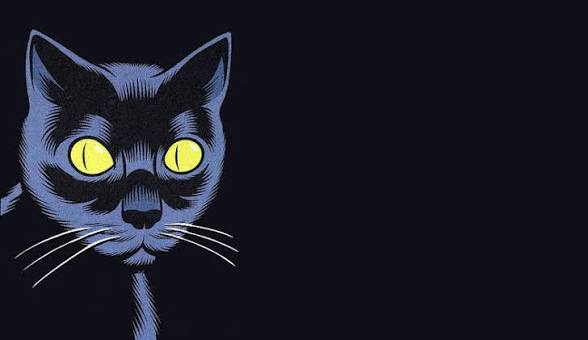
#> input picture Ricifier/backend/wall1.jpg, 588 x 340 px; its folder holds only this picture in this run
$ python test_theme.py wall1.jpg
#> lines starting #> are read from the running program, lines starting #| are printed output that depends on the picture
### Ricifier/backend/processor.py
import numpy as np
from PIL import Image

def _to_oklab(rgb):
    """Convert (N,3) sRGB values in 0-1 to OKLab, where distance matches human perception."""
    c = np.where(rgb <= 0.04045, rgb / 12.92, ((rgb + 0.055) / 1.055) ** 2.4)
    r, g, b = c[:, 0], c[:, 1], c[:, 2]
    l = np.cbrt(0.4122214708 * r + 0.5363325363 * g + 0.0514459929 * b)
    m = np.cbrt(0.2119034982 * r + 0.6806995451 * g + 0.1073969566 * b)
    s = np.cbrt(0.0883024619 * r + 0.2817188376 * g + 0.6299787005 * b)
    return np.stack([
        0.2104542553 * l + 0.7936177850 * m - 0.0040720468 * s,
        1.9779984951 * l - 2.4285922050 * m + 0.4505937099 * s,
        0.0259040371 * l + 0.7827717662 * m - 0.8086757660 * s,
    ], axis=1)


def extract_palette(image_path, n=8, k=24):
    """Return n distinct, representative colors as hex strings."""
#> called with image_path = 'wall1.jpg', n = 8, k = 24
    img = Image.open(image_path).convert("RGB")
#> img is the input picture: PIL image 588x340 RGB; mean R, G, B 27, 26.7, 38.7
    img.thumbnail((128, 128))
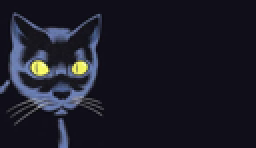
#> img: PIL image 128x74 RGB (shown 2 times larger); mean R, G, B 27.1, 26.8, 38.8
    px = np.asarray(img, dtype=np.float32).reshape(-1, 3) / 255
    lab = _to_oklab(px)
#> in _to_oklab, `r, g, b = c[:, 0], c[:, 1], c[:, 2]`: r = 9472 values, max 1 at index 4117, min 0.00212 at index 6960, mean 0.024; g = 9472 values, max 1 at index 4117, min 0.00182 at index 6960, mean 0.0268; b = 9472 values, max 0.539 at index 4622, min 0.00368 at index 7058, mean 0.0391
#> in _to_oklab, `l = np.cbrt(0.4122214708 * r + 0.5363325363 * g + 0.0514459929 * b)`: l = 9472 values, max 0.991 at index 4117, min 0.128 at index 6960, mean 0.219
#> in _to_oklab, `m = np.cbrt(0.2119034982 * r + 0.6806995451 * g + 0.1073969566 * b)`: m = 9472 values, max 0.981 at index 4117, min 0.129 at index 6960, mean 0.222
#> in _to_oklab, `s = np.cbrt(0.0883024619 * r + 0.2817188376 * g + 0.6299787005 * b)`: s = 9472 values, max 0.877 at index 4117, min 0.151 at index 6668, mean 0.25

    # k-means: group similar pixels into k clusters
    rng = np.random.default_rng(0)
    centers = lab[rng.choice(len(lab), k, replace=False)]
#> centers = 24 rows, first 8: [0.172, 0.00858, -0.0211], [0.204, 0.00464, -0.011], [0.172, 0.00858, -0.0211], [0.172, 0.00858, -0.0211], [0.172, 0.00858, -0.0211], [0.172, 0.00858, -0.0211], [0.172, 0.00858, -0.0211], [0.172, 0.00858, -0.0211]
    for _ in range(15):
        dist = ((lab[:, None, :] - centers[None, :, :]) ** 2).sum(axis=2)
        labels = dist.argmin(axis=1)
        for i in range(k):
            members = lab[labels == i]
            if len(members):
                centers[i] = members.mean(axis=0)
#> after the loop, centers = 24 rows, first 8: [0.361, 0.00276, -0.0322], [0.519, -0.00012, -0.0591], [0.159, 0.00817, -0.021], [0.241, 0.00382, -0.0193], [0.178, 0.00851, -0.0213], [0.203, 0.00452, -0.0128], [0.166, 0.00749, -0.0198], [0.168, 0.0139, -0.018]

    # score each cluster: size matters, but vivid colors get a boost
    clusters = []
    for i in range(k):
        mask = labels == i
        if not mask.any():
            continue
        share = mask.mean()
        chroma = float(np.hypot(centers[i][1], centers[i][2]))
        score = (share ** 0.5) * (0.3 + chroma * 5)
        rgb = (px[mask].mean(axis=0) * 255).round().astype(int)
        clusters.append((score, centers[i], "#%02x%02x%02x" % tuple(rgb)))
#> this loop made 24 passes
#> (share, chroma, score, rgb) on passes 1 to 12: (0.0385, 0.0323, 0.0906, [56, 60, 79]), (0.07, 0.0591, 0.157, [91, 103, 139]), (0.00644, 0.0225, 0.0331, [13, 11, 22]), (0.0322, 0.0196, 0.0715, [30, 30, 41]), (0.0219, 0.023, 0.0613, [17, 15, 27]), (0.047, 0.0136, 0.0797, [22, 22, 29]), (0.00538, 0.0211, 0.0298, [14, 13, 23]), (0.000845, 0.0227, 0.012, [18, 12, 23]), (0.00507, 0.0106, 0.0251, [15, 15, 20]), (0.00496, 0.0262, 0.0304, [16, 14, 27]), (0.00908, 0.0167, 0.0366, [16, 16, 24]), (0.00137, 0.0228, 0.0153, [17, 14, 25])
#> after the loop, clusters = 17 items
    clusters.sort(key=lambda c: c[0], reverse=True)

    # pick the best, skipping colors too close to one already chosen
    picked = []
    for score, center, hex_color in clusters:
        if all(np.linalg.norm(center - p[0]) > 0.10 for p in picked):
            picked.append((center, hex_color))
        if len(picked) == n:
            break
#> this loop made 17 passes
#> (score, center, hex_color) on passes 1 to 12: (0.351, [0.172, 0.00858, -0.0211], '#100e19'), (0.157, [0.519, -0.00012, -0.0591], '#5b678b'), (0.0906, [0.361, 0.00276, -0.0322], '#383c4f'), (0.0797, [0.203, 0.00452, -0.0128], '#16161d'), (0.0715, [0.241, 0.00382, -0.0193], '#1e1e29'), (0.0645, [0.716, -0.0196, 0.00854], '#9ca693'), (0.0613, [0.178, 0.00851, -0.0213], '#110f1b'), (0.0366, [0.177, 0.00445, -0.0161], '#101018'), (0.0331, [0.159, 0.00817, -0.021], '#0d0b16'), (0.0304, [0.173, 0.00921, -0.0245], '#100e1b'), (0.0298, [0.166, 0.00749, -0.0198], '#0e0d17'), (0.0283, [0.171, 0.00692, -0.0182], '#0f0e18')
#> after the loop, picked = [([0.172, 0.00858, -0.0211], '#100e19'), ([0.519, -0.00012, -0.0591], '#5b678b'), ([0.361, 0.00276, -0.0322], '#383c4f'), ([0.716, -0.0196, 0.00854], '#9ca693')]
    return [h for _, h in picked]

# [16 lines left out: functions luminance, contrast, not called in this run]

### Ricifier/backend/ml_model.py
import io
import json
import os
import re
import shutil
import subprocess
import sys
import time
from pathlib import Path

from PIL import Image

# Change the model without editing code:  export RICER_MODEL="gemma-4-31b-it"
MODEL = os.environ.get("RICER_MODEL", "gemma-4-26b-a4b-it")
client = None

TEMPERATURE = 0.4  # lower = more stable answers between runs


# ---------- talking to Gemma ----------
def _get_client():
    """Create the Gemini client only when an API request is actually needed."""
    global client
    if client is None:
        from google import genai

        api_key = os.environ.get("GEMINI_API_KEY")
        if not api_key:
            raise RuntimeError(
                "GEMINI_API_KEY is not set. Configure it before analyzing a wallpaper."
            )
        client = genai.Client(api_key=api_key)
    return client


def _generate(contents, tries=4):
    """Ask Gemma something. Retry only on temporary errors (429 = rate limit, 500/503 = server busy)."""
    from google.genai import errors, types

    for attempt in range(tries):
        try:
            return _get_client().models.generate_content(
                model=MODEL,
                contents=contents,
                config=types.GenerateContentConfig(temperature=TEMPERATURE),
            ).text
        except errors.APIError as e:
            if e.code in (429, 500, 503) and attempt < tries - 1:
                time.sleep(5 * (attempt + 1))  # wait 5s, then 10s, then 15s
                continue
            raise  # any other error: stop and show it


# [7 lines left out: function _parse_json, not called in this run]


def _load_image(data):
    """Shrink the wallpaper so it uploads fast, and wrap it in the form the API wants."""
    from google.genai import types

    img = Image.open(io.BytesIO(data)).convert("RGB")
    img.thumbnail((1024, 1024))
    buf = io.BytesIO()
    img.save(buf, format="JPEG", quality=85)
    return types.Part.from_bytes(data=buf.getvalue(), mime_type="image/jpeg")


# ---------- step 1: the mood ----------
MOOD_PROMPT = """You are helping theme a Linux terminal from a wallpaper.
Look at the image and describe its mood. Reply with ONLY a JSON object, no other text:
{
  "mode": "dark" or "light" (which suits a terminal theme for this wallpaper),
  "warmth": integer from -5 (very cool) to 5 (very warm),
  "contrast": integer from 1 (soft, gentle) to 5 (harsh, punchy),
  "style": a short phrase of 2 to 4 words, like "moody neon" or "soft pastel",
  "style_notes": one sentence describing the look and feel of the image (contrast, shapes, texture), like "Strong contrast between dark silhouettes and soft, pastel-toned highlights creates a clean, vector-like feel.",
  "summary": one sentence explaining why you chose these
}"""


# [18 lines left out: functions _clamp, _clean_mood, not called in this run]


def analyze_wallpaper(data):
    """data = the wallpaper file's bytes. Returns the mood as a Python dict."""
    reply = _generate([_load_image(data), MOOD_PROMPT])
    return _clean_mood(_parse_json(reply))


# ---------- step 2: the roles ----------
THEME_PROMPT = """You are theming a Linux terminal from a wallpaper.
Mood of the wallpaper: <<MOOD>>
Colors measured from the wallpaper (you MUST choose only from this list): <<PALETTE>>

Pick three colors from the list and explain each choice. Reply with ONLY a JSON object, no other text:
{
  "background": {"color": "<hex from the list>", "reason": "<one sentence>"},
  "foreground": {"color": "<hex from the list>", "reason": "<one sentence>"},
  "accent": {"color": "<hex from the list>", "reason": "<one sentence>"}
}
Rules:
- If the mood mode is dark, the background must be one of the darkest colors. If it is light, one of the lightest.
- The foreground (the text color) must be very different in lightness from the background. If no color in the list is light or dark enough, pick the closest one. The code will adjust it.
- The accent should be the most striking color that is not the background or foreground."""

ROLES = ("background", "foreground", "accent")


def _hex_to_rgb(h):
    h = h.lstrip("#")
    return [int(h[i:i + 2], 16) for i in (0, 2, 4)]


# [107 lines left out: functions _nearest, _luminance, _contrast, _background_color, design_theme, not called in this run]


# ---------- step 3: visual ricing specification ----------
STYLES = (
    "minimal",
    "soft",
    "retro",
    "cyberpunk",
    "glass",
    "brutalist",
)
PANEL_STYLES = ("flat", "bordered", "floating", "transparent")

AESTHETIC_PROMPT = """You are designing a Linux desktop rice from a wallpaper.
Mood: <<MOOD>>
Theme colors (use only these hex colors): <<THEME>>
Measured palette (use only these hex colors for borders and highlights): <<PALETTE>>

Return ONLY this JSON object, with no markdown:
{
  "visual_style": {
    "label": one of <<STYLES>>,
    "reason": "one sentence"
  },
  "typography": {
    "family": one of <<FONTS>>,
  "suggested_family": "the best-looking font, even if it is not installed",
  "size": integer 9 to 16,
  "weight": "regular" or "medium" or "bold",
  "line_height": number 1.0 to 2.0,
  "fallbacks": ["one or more fallback font names"],
  "installed": true or false,
  "fallback_family": "an installed font to use if family is unavailable",
  "install_hint": "short instruction, or empty string when already installed",
  "reason": "one sentence"
  },
  "geometry": {
    "panel_style": "flat" or "bordered" or "floating" or "transparent",
    "corner_radius": integer 0 to 20,
    "border_width": integer 0 to 4,
    "gaps_inner": integer 0 to 20,
    "gaps_outer": integer 0 to 20,
    "padding": integer 0 to 24,
    "reason": "one sentence"
  },
  "effects": {
    "opacity": number 0.7 to 1.0,
    "shadows": true or false,
    "blur": true or false,
    "blur_radius": integer 0 to 24,
    "reason": "one sentence"
  },
  "visual_hierarchy": {
    "active_border": "<hex from the palette>",
    "inactive_border": "<hex from the palette>",
    "highlight": "<hex from the palette>",
    "reason": "one sentence"
  },
  "design_rationale": "two or three sentences explaining how the choices fit the wallpaper"
}

Soft moods suit rounded corners, wider gaps, shadows and blur. Harsh moods suit
sharp corners, tighter spacing and stronger borders. Active and inactive borders
must be visibly different when the palette allows it."""


def _choose_palette_color(value, palette, fallback):
    """Return a palette color, snapping invalid model output to the nearest one."""
    return _border_color(value, palette, fallback)


# [106 lines left out: function generate_aesthetic, not called in this run]


APP_CONFIG_PROMPT = """You are implementing a Linux desktop design for several applications.
Mood: <<MOOD>>
Theme: <<THEME>>
Aesthetic: <<AESTHETIC>>
Application parameter schemas: <<SCHEMAS>>
Existing safe baseline settings: <<BASELINE>>

Decide the best implementation of the mood and aesthetic for every selected
application. Use the application's parameter schema to select values that
make the design coherent and functional. Return ONLY a JSON object whose keys
are application names and whose values are objects containing only keys from
that application's schema. You may choose any schema parameter, not only one
already present in the baseline.

Rules:
- Keep values compatible with the declared types and ranges.
- Prefer the existing baseline when a parameter is unrelated to the design.
- Change appearance, layout, spacing, typography, colors, opacity, effects,
  tabs, bars, modules, and launcher states when those parameters support the
  requested aesthetic.
- Treat spacing as a coordinated design system, not as isolated values:
  softer, calmer, or glass-like moods generally deserve more breathing room;
  dense, sharp, retro, cyberpunk, or brutalist moods generally deserve tighter
  spacing. For Polybar, `workspace_padding` controls the visible gap between
  i3 workspace labels, while `module_margin` and `module_spacing` control gaps
  between separate Polybar modules. Choose them independently but coherently.
- Use the mood's contrast and the aesthetic's geometry when deciding these
  values. Do not remove workspace separation merely because the overall bar
  spacing is compact.
- Do not add commands, scripts, includes, bindings, arbitrary module
  definitions, network settings, or unknown keys.
"""


# [58 lines left out: function refine_configs_with_gemini, not called in this run]


# ---------- step 4: layout, shape and fonts ----------
FONT_CATALOG = (
    "JetBrains Mono",
    "Fira Code",
    "Iosevka",
    "Hack",
    "CaskaydiaCove Nerd Font",
    "MesloLGS Nerd Font",
    "Mononoki Nerd Font",
    "JetBrainsMono Nerd Font",
    "monospace",
)
FONTS = list(FONT_CATALOG)
BAR_POSITIONS = ("top", "bottom")
BORDER_STYLES = ("sharp", "rounded", "pill")

STYLE_PROMPT = """You are designing the layout of a Linux desktop from a wallpaper.
Mood of the wallpaper: <<MOOD>>
Chosen colors: <<THEME>>

Choose the layout. Reply with ONLY a JSON object, no other text:
{
  "font": {"family": one of <<FONTS>>, "size": integer 9 to 16, "reason": "<one sentence>"},
  "shape": {"style": "sharp" or "rounded" or "pill", "radius": integer 0 to 16, "border_width": integer 0 to 4, "reason": "<one sentence>"},
  "spacing": {"gaps_inner": integer 0 to 20, "gaps_outer": integer 0 to 20, "padding": integer 0 to 24, "reason": "<one sentence>"},
  "opacity": {"value": number 0.7 to 1.0, "reason": "<one sentence>"},
  "bar": {"position": "top" or "bottom", "height": integer 18 to 36, "floating": true or false, "reason": "<one sentence>"}
}
Plain text only, no markdown. Soft moods suit rounded shapes, larger gaps and lower opacity.
Harsh, high-contrast moods suit sharp shapes, small gaps and full opacity."""


def _pick(value, options, default):
    """Return value if it is one of the allowed options, otherwise the default."""
    return value if value in options else default


# [5 lines left out: function _clamp_float, not called in this run]

def _sect(raw, key):
    item = raw.get(key)
    return item if isinstance(item, dict) else {}

def _reason(item):
    return str(item.get("reason", "No reason given.")) if isinstance(item, dict) else "No reason given."

# [30 lines left out: functions _border_color, detect_installed_fonts, not called in this run]


def _pick_installed_font(installed_fonts):
    """Choose the first catalog font that is usable on the current machine."""
    return next((font for font in FONT_CATALOG if font in installed_fonts), "monospace")


# [109 lines left out: functions design_style, main, not called in this run]


# [2 lines that do not run on import are left out]

### Ricifier/backend/test_theme.py
import sys
from processor import extract_palette
from ml_model import analyze_wallpaper, design_theme

path = sys.argv[1]
palette = extract_palette(path)
#> palette = ['#100e19', '#5b678b', '#383c4f', '#9ca693']
print("palette:", palette)
#| palette: ['#100e19', '#5b678b', '#383c4f', '#9ca693']

data = open(path, "rb").read()
mood = analyze_wallpaper(data)
#> (the run stopped early here; a loop or call above may not have finished)
